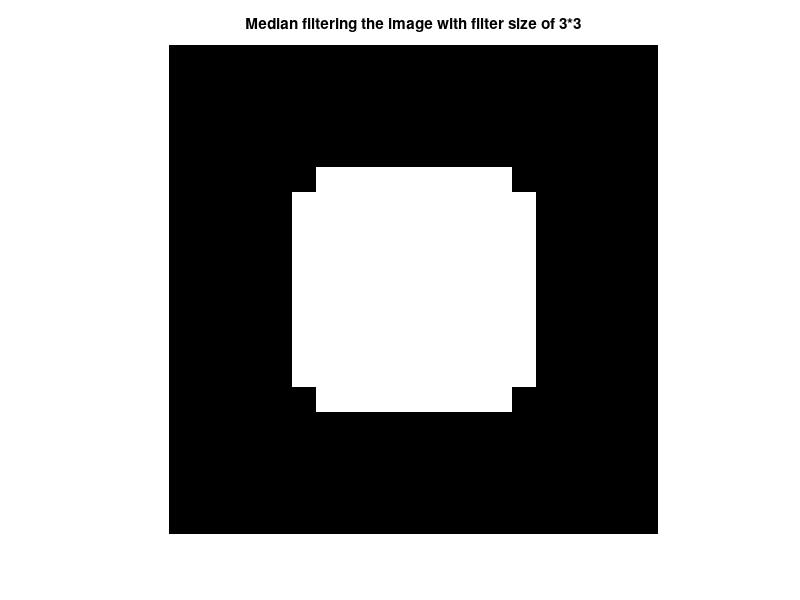
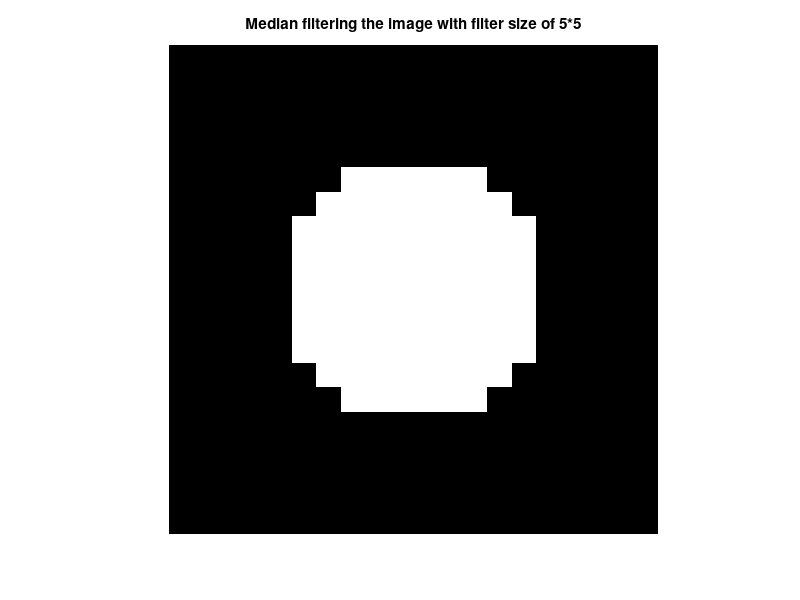
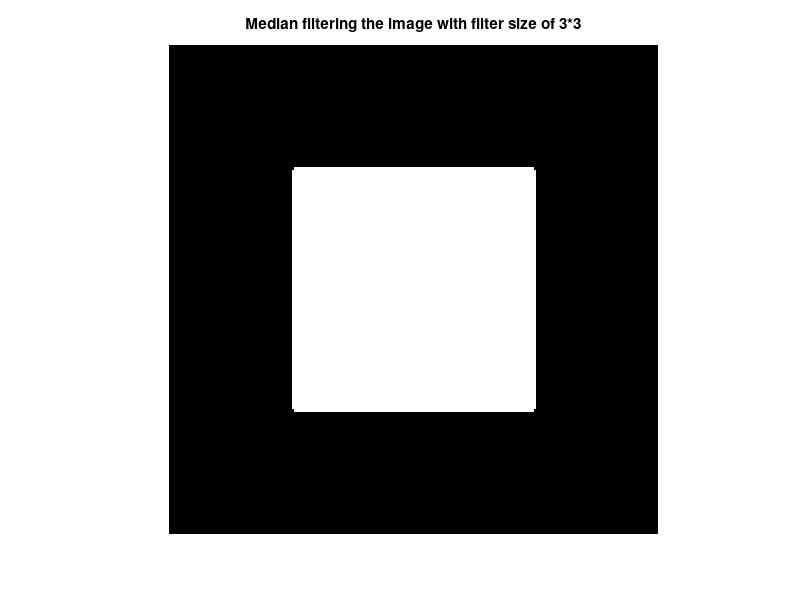
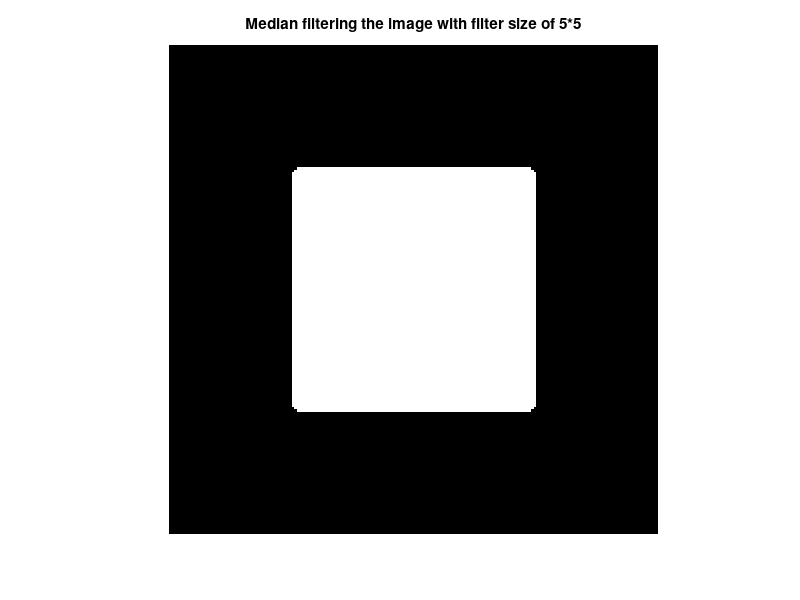

Write the MATLAB code that produced these figures, in order.
clc;
clear all;
close all;

% Median filtering 20*20 matrix

A = zeros(20);

A(6:15,6:15) = ones(10);  % Generating a 20*20 matrix

M1 = medfilt2(A,[3 3]);  % Median filtering the image by 3*3 median filter

figure
imshow(M1);  % Display the image
title('Median filtering the image with filter size of 3*3');

figure
M2 = medfilt2(A,[5 5]);  % Median filtering the image by 5*5 median filter
imshow(M2);  % Display the image
title('Median filtering the image with filter size of 5*5');

% Median filtering 200*200 matrix

A = zeros(200);

A(51:150,51:150) = ones(100);  % Generating a 20*20 matrix

M3 = medfilt2(A,[3 3]);  % Median filtering the image by 3*3 median filter

figure
imshow(M3);  % Display the image
title('Median filtering the image with filter size of 3*3');

figure
M4 = medfilt2(A,[5 5]);  % Median filtering the image by 5*5 median filter
imshow(M4);  % Display the image
title('Median filtering the image with filter size of 5*5');

